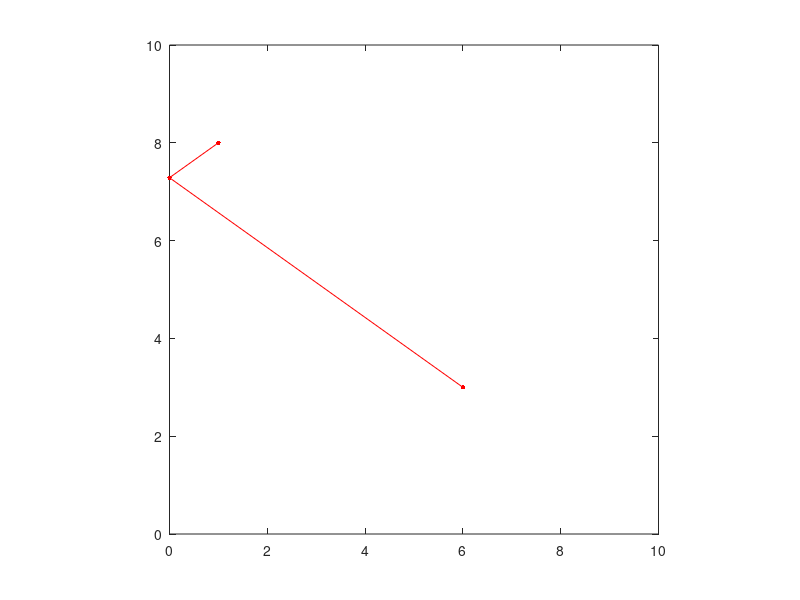

MATLAB code to generate this figure:
%% Assignment 8 - Exercise 1
clear; clc; clf;

%% 2 random points
% [x y]
A = [1 8];
B = [6 3];

%% Function to minimize

fun = @(Cy) norm(A-[0 Cy]) + norm([0 Cy]-B);

P0 = (A+B)/2;
Cy = fminsearch(fun, P0(2));

C = [0 Cy]

%% Plot

matrix = [A;C;B];

plot(matrix(:,1), matrix(:,2), 'r.-', 'MarkerSize', 10);

axis equal;
xlim([0,10]);
ylim([0,10]);
